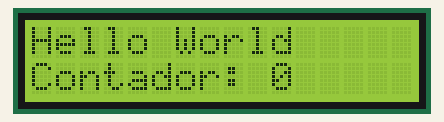
The program below on a simulated ESP32 board running MicroPython. On the bench: 16×2 character LCD. What the program prints to the serial console is not drawn.

Above: at 0.1 s.
At 4.2 s:
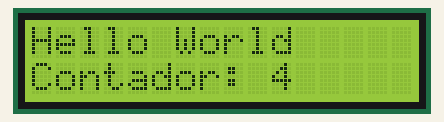
At 9.3 s:
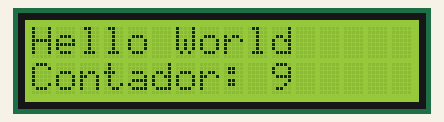
At 19.4 s:
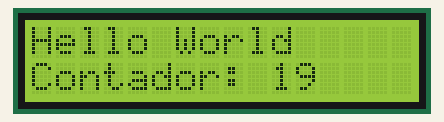
At 28.5 s:
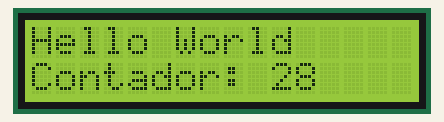
At 38.6 s:
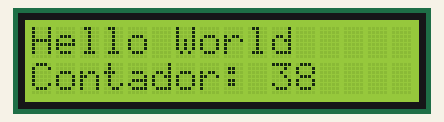

The program:

main.py
```python
import time
from machine import I2C, Pin

# Configuración de pines I2C para ESP32-S3
SDA_PIN = 14
SCL_PIN = 13
I2C_FREQ = 400000
LCD_COLUMNS = 16
LCD_ROWS = 2

# Constantes del controlador HD44780/I2C PCF8574
LCD_BACKLIGHT = 0x08
LCD_ENABLE = 0x04
LCD_READ_WRITE = 0x02
LCD_REGISTER_SELECT = 0x01

LCD_CMD_CLEAR = 0x01
LCD_CMD_HOME = 0x02
LCD_CMD_ENTRY_MODE = 0x04
LCD_CMD_DISPLAY_CONTROL = 0x08
LCD_CMD_FUNCTION_SET = 0x20
LCD_CMD_SET_DDRAM = 0x80

LCD_ENTRY_LEFT = 0x02
LCD_ENTRY_SHIFT_DECREMENT = 0x00
LCD_DISPLAY_ON = 0x04
LCD_CURSOR_OFF = 0x00
LCD_BLINK_OFF = 0x00
LCD_2LINE = 0x08
LCD_5x8DOTS = 0x00


def create_i2c():
    """Crea el bus I2C en los pines especificados."""
    return I2C(0, scl=Pin(SCL_PIN), sda=Pin(SDA_PIN), freq=I2C_FREQ)


class I2cLcd:
    def __init__(self, i2c, addr, rows, cols):
        self.i2c = i2c
        self.addr = addr
        self.rows = rows
        self.cols = cols
        self.backlight = LCD_BACKLIGHT
        self._init_lcd()

    def _write_byte(self, data):
        self.i2c.writeto(self.addr, bytes([data | self.backlight]))

    def _pulse_enable(self, data):
        self._write_byte(data | LCD_ENABLE)
        time.sleep_us(1)
        self._write_byte(data & ~LCD_ENABLE)
        time.sleep_us(50)

    def _write4bits(self, data):
        self._write_byte(data)
        self._pulse_enable(data)

    def _send(self, value, mode=0):
        high = value & 0xF0
        low = (value << 4) & 0xF0
        self._write4bits(high | mode)
        self._write4bits(low | mode)

    def _init_lcd(self):
        # Inicialización según documentación del módulo I2C
        time.sleep_ms(50)
        self._write4bits(0x30)
        time.sleep_ms(5)
        self._write4bits(0x30)
        time.sleep_us(150)
        self._write4bits(0x30)
        self._write4bits(0x20)

        self._send(LCD_CMD_FUNCTION_SET | LCD_2LINE | LCD_5x8DOTS)
        self._send(LCD_CMD_DISPLAY_CONTROL | LCD_DISPLAY_ON | LCD_CURSOR_OFF | LCD_BLINK_OFF)
        self.clear()
        self._send(LCD_CMD_ENTRY_MODE | LCD_ENTRY_LEFT | LCD_ENTRY_SHIFT_DECREMENT)
        self.home()

    def clear(self):
        self._send(LCD_CMD_CLEAR)
        time.sleep_ms(2)

    def home(self):
        self._send(LCD_CMD_HOME)
        time.sleep_ms(2)

    def move_to(self, col, row):
        row_offsets = [0x00, 0x40, 0x14, 0x54]
        if row >= self.rows:
            row = self.rows - 1
        self._send(LCD_CMD_SET_DDRAM | (col + row_offsets[row]))

    def putstr(self, string):
        for char in string:
            self._send(ord(char), LCD_REGISTER_SELECT)

    def print_line(self, text, row):
        self.move_to(0, row)
        text = text.ljust(self.cols)[: self.cols]
        self.putstr(text)


def scan_i2c_devices(i2c):
    """Escanea el bus I2C y devuelve la lista de direcciones encontradas."""
    try:
        devices = i2c.scan()
        return devices
    except OSError as e:
        print("Error al escanear I2C:", e)
        return []


def main():
    print("Iniciando programa LCD1602 I2C")
    i2c = create_i2c()
    devices = scan_i2c_devices(i2c)

    if not devices:
        print("No se encontró ningún dispositivo I2C.")
        return

    print("Dispositivos I2C detectados:")
    for device in devices:
        print(" -", hex(device))

    lcd_addr = devices[0]
    print("Usando dirección I2C:", hex(lcd_addr))

    try:
        lcd = I2cLcd(i2c, lcd_addr, LCD_ROWS, LCD_COLUMNS)
    except OSError as e:
        print("Error al inicializar la LCD:", e)
        return

    lcd.clear()
    lcd.print_line("Hello World", 0)

    counter = 0
    while True:
        try:
            lcd.print_line("Contador: {:<6}".format(counter), 1)
            counter += 1
            time.sleep(1)
        except OSError as e:
            print("Error de comunicación I2C:", e)
            lcd.clear()
            lcd.print_line("ERROR I2C", 0)
            lcd.print_line("Reinicie board", 1)
            break
        except Exception as e:
            print("Error inesperado:", e)
            lcd.clear()
            lcd.print_line("ERROR", 0)
            lcd.print_line(str(e)[:LCD_COLUMNS], 1)
            break


if __name__ == "__main__":
    main()
```

Measured:
- what the display in image 0 shows lasts 1.0 s, from 0.1 s to 1.1 s
